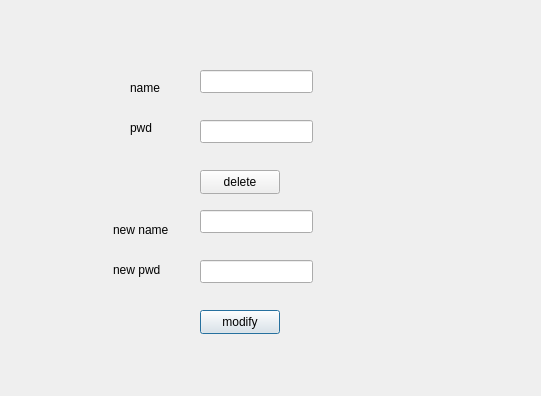
<?xml version="1.0" encoding="UTF-8"?>
<ui version="4.0">
 <class>editAccount</class>
 <widget class="QDialog" name="editAccount">
  <property name="geometry">
   <rect>
    <x>0</x>
    <y>0</y>
    <width>541</width>
    <height>396</height>
   </rect>
  </property>
  <property name="windowTitle">
   <string>Dialog</string>
  </property>
  <widget class="QPushButton" name="pushButton_2">
   <property name="geometry">
    <rect>
     <x>200</x>
     <y>310</y>
     <width>80</width>
     <height>24</height>
    </rect>
   </property>
   <property name="text">
    <string>modify</string>
   </property>
  </widget>
  <widget class="QLineEdit" name="lineEdit_2">
   <property name="geometry">
    <rect>
     <x>200</x>
     <y>120</y>
     <width>113</width>
     <height>23</height>
    </rect>
   </property>
  </widget>
  <widget class="QLabel" name="label_2">
   <property name="geometry">
    <rect>
     <x>130</x>
     <y>80</y>
     <width>54</width>
     <height>16</height>
    </rect>
   </property>
   <property name="text">
    <string>name</string>
   </property>
  </widget>
  <widget class="QPushButton" name="pushButton">
   <property name="geometry">
    <rect>
     <x>200</x>
     <y>170</y>
     <width>80</width>
     <height>24</height>
    </rect>
   </property>
   <property name="text">
    <string>delete</string>
   </property>
  </widget>
  <widget class="QLineEdit" name="lineEdit">
   <property name="geometry">
    <rect>
     <x>200</x>
     <y>70</y>
     <width>113</width>
     <height>23</height>
    </rect>
   </property>
  </widget>
  <widget class="QLabel" name="label_3">
   <property name="geometry">
    <rect>
     <x>130</x>
     <y>120</y>
     <width>54</width>
     <height>16</height>
    </rect>
   </property>
   <property name="text">
    <string>pwd</string>
   </property>
  </widget>
  <widget class="QLabel" name="label_4">
   <property name="geometry">
    <rect>
     <x>113</x>
     <y>260</y>
     <width>71</width>
     <height>20</height>
    </rect>
   </property>
   <property name="text">
    <string>new pwd</string>
   </property>
  </widget>
  <widget class="QLabel" name="label_5">
   <property name="geometry">
    <rect>
     <x>113</x>
     <y>220</y>
     <width>71</width>
     <height>20</height>
    </rect>
   </property>
   <property name="text">
    <string>new name</string>
   </property>
  </widget>
  <widget class="QLineEdit" name="lineEdit_3">
   <property name="geometry">
    <rect>
     <x>200</x>
     <y>260</y>
     <width>113</width>
     <height>23</height>
    </rect>
   </property>
  </widget>
  <widget class="QLineEdit" name="lineEdit_4">
   <property name="geometry">
    <rect>
     <x>200</x>
     <y>210</y>
     <width>113</width>
     <height>23</height>
    </rect>
   </property>
  </widget>
 </widget>
 <resources/>
 <connections/>
</ui>
